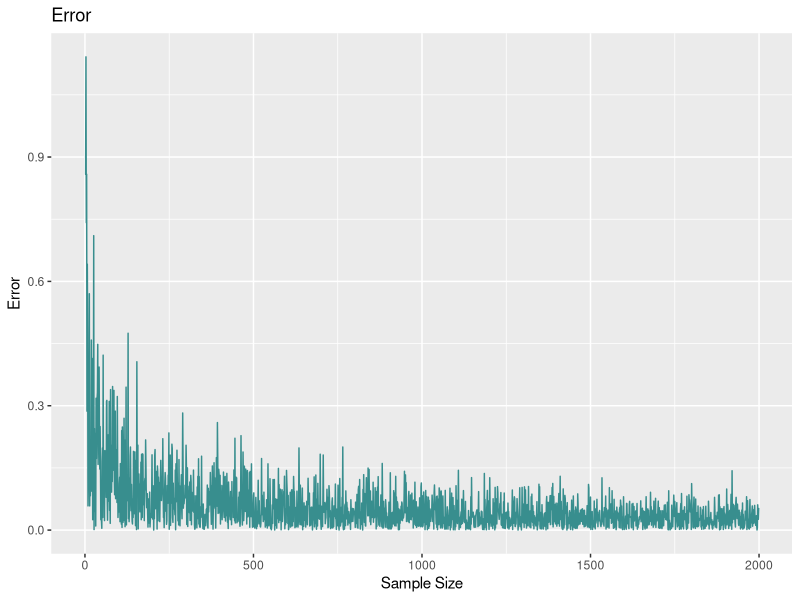

This chart was generated by the following R code:
# estimating pi using Monte Carlo methods. This code won't run perfectly for you, because I 
# didn't save everything I did, like adding vectors to a dataframe named Pi. 
# Just the important stuff is here. 

center <- c(2.5, 2.5)                      # the center of the circle
radius <- 2.5
distanceFromCenter <- function(a) {
  sqrt(sum((center - a) ^ 2))
}

# let's define a 5 by 5 square matrix
points <- c(0,0, 0,5, 5,5, 5,0)
square <- matrix(points, nrow = 4, ncol = 2, byrow = TRUE)


# now all I need to do is make matrix A a matrix of real simulated points.
n <- 100                         # number of points
A <- matrix(runif(n*2, min=0, max=5), nrow = n, ncol = 2, byrow = T)   # random sampling occurs here!!!

## An alternate way to generate randoms, with faster convergence
# library(randtoolbox)
# A <- matrix(5*halton(n*2), nrow = n, ncol = 2, byrow = T)

# here's how you'll test if it's in the circle. 
b <- apply(A, 1, distanceFromCenter)           
# d <- subset(b, b < radius)                         # if you know a better way to do this part, email me.
# num <- length(d) / length(b)
num <- mean(b < radius)

piVec <- c()

for (i in 1:2000) {
  n <- i
  A <- matrix(runif(n*2, min=0, max=5), nrow = n, ncol = 2, byrow = T)
  b <- apply(A, 1, distanceFromCenter)
  d <- subset(b, b < radius)
  num <- length(d) / length(b)
  piVec[i] = num*4
}

library(data.table)
Pi <- data.frame(piVec)
Pi <- data.table(Pi)
Pi[, ind := seq(0, 1999)]
Pi[, error := abs(pi - piVec)]
Pi <- data.frame(Pi)
names(Pi) <- c("guess", "ind", "error")



##### Graphing the error

# note - if you want this part to work for you, you'll have to create the appropriate data frame from the piVec vector.
library(ggplot2)

ggplot(Pi, aes(x = ind, y = error)) +
  geom_line(colour = '#388E8E') + 
  ggtitle("Error") + 
  xlab("Sample Size") + 
  ylab("Error")
